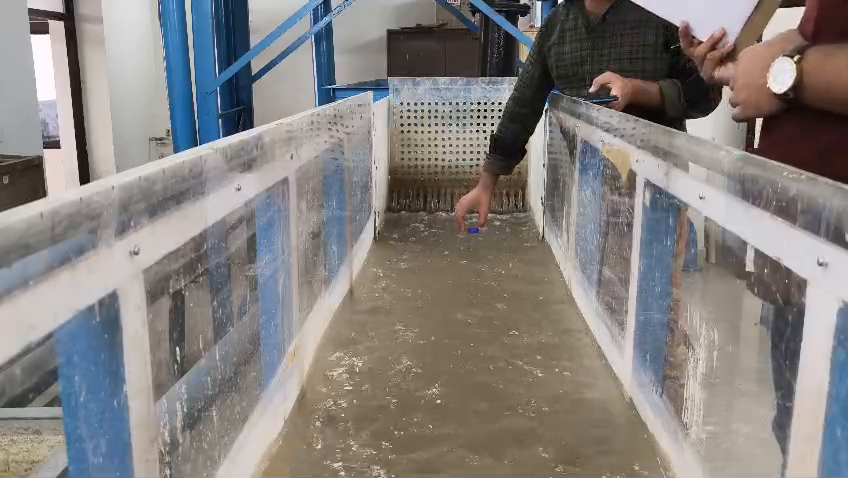
#> input picture frame 61 of data/samples/sample_river_1.mp4, 848 x 478 px
$ python baseline1.py
#> lines starting #> are read from the running program, lines starting #| are printed output that depends on the picture
import cv2
import numpy as np
import matplotlib.pyplot as plt
import pandas as pd

# ==== CONFIG ====
video_path = "data/samples/sample_river_1.mp4"
output_csv = "velocity_output_test.csv"

# Tracking parameters
MIN_POINTS = 15  # Minimum points before re-detection
TRAIL_RESET_FRAMES = 30  # Clear trails every N frames

# ==== CALIBRATED SCALE (from GCP analysis) ====
scale = 0.046455  # m/px (median scale from Ground Control Points)
print(f"Using calibrated scale: {scale:.6f} m/px")
print(f"Ground Sample Distance (GSD): {scale*100:.2f} cm/pixel")
print("="*70)

# === Load video ===
cap = cv2.VideoCapture(video_path)
if not cap.isOpened():
    print("Error: could not open video")
    exit()

fps = cap.get(cv2.CAP_PROP_FPS)
dt = 1.0 / fps if fps > 0 else 1/30.0  # fallback to 30fps

print(f"Video FPS: {fps:.2f}, Frame interval: {dt:.4f}s")
print("="*70)

# --- ShiTomasi corner detection ---
feature_params = dict(
    maxCorners=200,
    qualityLevel=0.3,
    minDistance=7,
    blockSize=7
)

# --- Lucas-Kanade optical flow ---
lk_params = dict(
    winSize=(15, 15),
    maxLevel=2,
    criteria=(cv2.TERM_CRITERIA_EPS | cv2.TERM_CRITERIA_COUNT, 10, 0.03)
)

# Create random colors
color = np.random.randint(0, 255, (200, 3))

# === Read first frame ===
ret, old_frame = cap.read()
#> old_frame is the input picture: shape (478, 848, 3); mean B, G, R 126.7, 129.4, 133.5
if not ret:
    print("Error: could not read first frame")
    exit()

old_gray = cv2.cvtColor(old_frame, cv2.COLOR_BGR2GRAY)
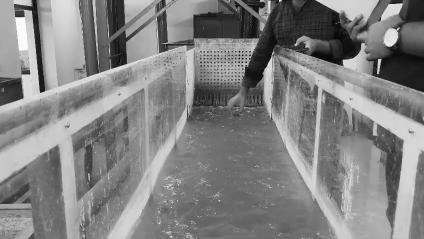
#> old_gray: shape (478, 848) (shown at 1/2 size); min 0, max 255, mean 130.3
p0 = cv2.goodFeaturesToTrack(old_gray, mask=None, **feature_params)
#> p0 = 67 rows, first 8: [759, 120], [82, 183], [480, 125], [538, 2], [500, 112], [493, 125], [59, 146], [483, 112]

# Visualization mask
mask = np.zeros_like(old_frame)

# Store results
results = []
frame_num = 0

print("Processing video... Press 'q' to quit early\n")

while True:
    ret, frame = cap.read()
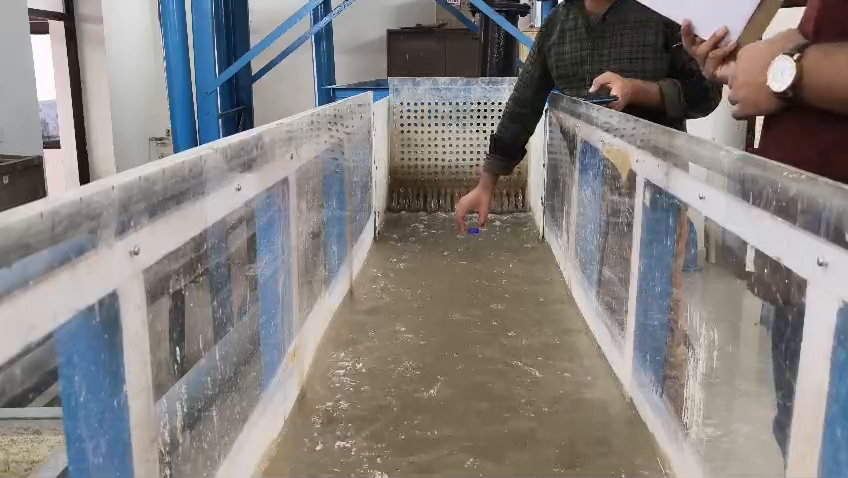
#> input picture frame 62 of data/samples/sample_river_1.mp4, 848 x 478 px
#> frame is the input picture: shape (478, 848, 3); mean B, G, R 126.6, 129.3, 133.4
    if not ret:
        break

    frame_gray = cv2.cvtColor(frame, cv2.COLOR_BGR2GRAY)

    # Initialize velocity values
    vel_klt_px = 0.0
    vel_klt_mps = 0.0
    vel_farneback_px = 0.0
    vel_farneback_mps = 0.0
    num_points = 0

    # --- 1. KLT Optical Flow ---
    if p0 is not None and len(p0) > 0:
        p1, st, err = cv2.calcOpticalFlowPyrLK(old_gray, frame_gray, p0, None, **lk_params)
#> p1 = 67 rows, first 8: [759.6, 118.1], [82, 183], [480, 125], [538, 2], [500, 112], [493, 125], [59, 146], [483, 112]; st = 67 values from 1 to 1; err = 67 values, max 13.96 at index 0, min 0 at index 1, mean 1.05

        if p1 is not None and st is not None:
            good_new = p1[st == 1]
#> good_new = 67 pairs, first value 30 to 804.1, second value 2 to 268
            good_old = p0[st == 1]
#> good_old = 67 pairs, first value 30 to 804, second value 2 to 268
            num_points = len(good_new)
#> num_points = 67

            if num_points > 0:
                # Compute displacement and velocity
                displacements = good_new - good_old
#> displacements = 67 pairs, first value -0.233 to 0.6, second value -2.13 to 0.148
                dists = np.linalg.norm(displacements, axis=1)
#> dists = 67 values, max 2.14 at index 46, min 0 at index 1, mean 0.12
                vel_klt_px = np.mean(dists) / dt  # px/sec
#> vel_klt_px = 7.11
                vel_klt_mps = vel_klt_px * scale  # m/s
#> vel_klt_mps = 0.33

                # Draw tracks
                for i, (new, old) in enumerate(zip(good_new, good_old)):
                    a, b = int(new[0]), int(new[1])
                    c, d = int(old[0]), int(old[1])
                    mask = cv2.line(mask, (a, b), (c, d), color[i % len(color)].tolist(), 2)
                    frame = cv2.circle(frame, (a, b), 5, color[i % len(color)].tolist(), -1)
#> this loop made 67 passes
#> (a, b, c, d) on passes 2, 3, 4, 5, 6, 7, 8, 10: (82, 183, 82, 183), (480, 125, 480, 125), (538, 2, 538, 2), (500, 112, 500, 112), (493, 125, 493, 125), (59, 146, 59, 146), (482, 111, 483, 112), (477, 102, 478, 103)
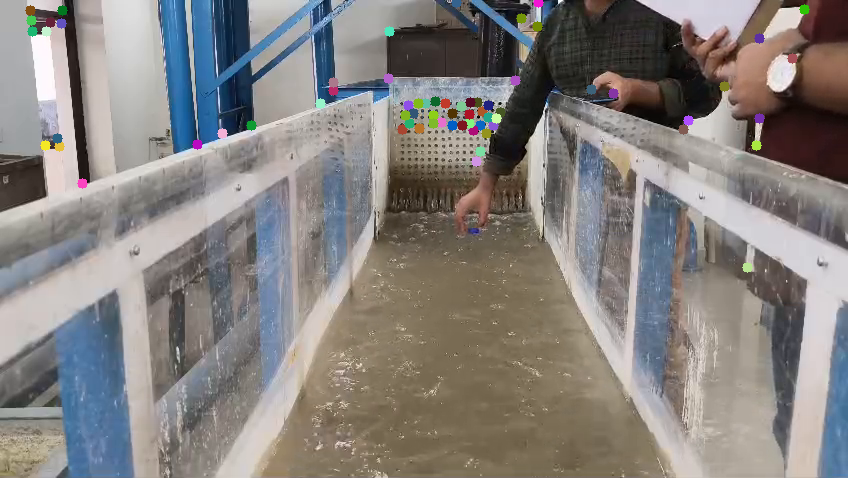
#> frame: shape (478, 848, 3); mean B, G, R 126.4, 129.2, 133.3
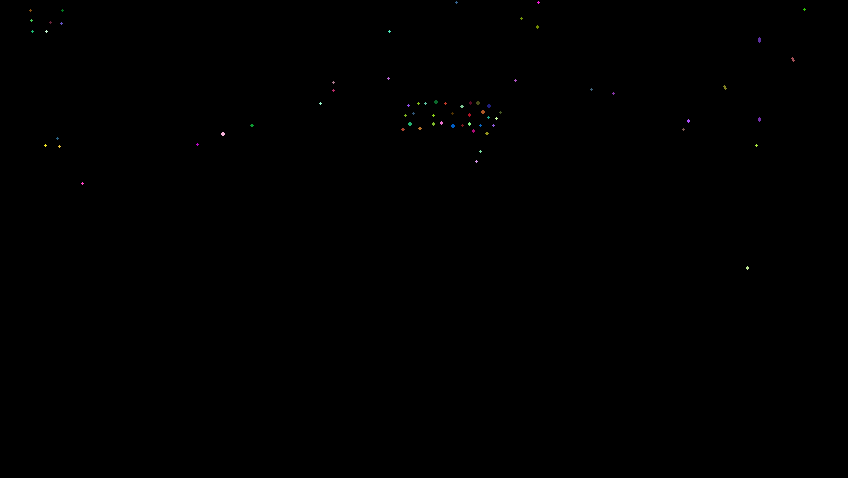
#> mask: shape (478, 848, 3); mean of channels 0, 1, 2 0.1, 0.1, 0.1; drawn as B, G, R

                # Update points
                p0 = good_new.reshape(-1, 1, 2)
#> p0 has the same summary as p1

            # Re-detect if too few points
            if num_points < MIN_POINTS:
                p0 = cv2.goodFeaturesToTrack(frame_gray, mask=None, **feature_params)
                mask = np.zeros_like(old_frame)  # Clear trails
        else:
            p0 = cv2.goodFeaturesToTrack(frame_gray, mask=None, **feature_params)
    else:
        p0 = cv2.goodFeaturesToTrack(frame_gray, mask=None, **feature_params)

    # Periodically clear trails for cleaner visualization
    if frame_num % TRAIL_RESET_FRAMES == 0 and frame_num > 0:
        mask = np.zeros_like(old_frame)

    # Display KLT
    img_klt = cv2.add(frame, mask)
    cv2.putText(img_klt, f"Frame: {frame_num}", (10, 30),
                cv2.FONT_HERSHEY_SIMPLEX, 0.7, (0, 255, 0), 2)
    cv2.putText(img_klt, f"Points: {num_points}", (10, 60),
                cv2.FONT_HERSHEY_SIMPLEX, 0.7, (0, 255, 0), 2)
    cv2.putText(img_klt, f"Vel: {vel_klt_mps:.3f} m/s", (10, 90),
                cv2.FONT_HERSHEY_SIMPLEX, 0.7, (0, 255, 0), 2)
    cv2.imshow("KLT Optical Flow", img_klt)

    # --- 2. Farneback Dense Optical Flow ---
    flow = cv2.calcOpticalFlowFarneback(
        old_gray, frame_gray, None,
        pyr_scale=0.5, levels=3, winsize=15,
        iterations=3, poly_n=5, poly_sigma=1.2, flags=0
    )

    mag, ang = cv2.cartToPolar(flow[..., 0], flow[..., 1])
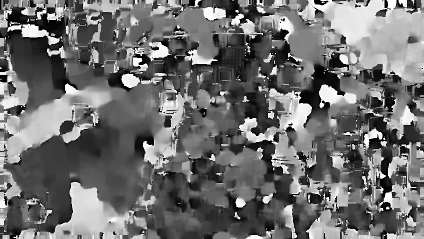
#> ang: shape (478, 848) float32 (shown at 1/2 size); min 0, max 6.28, mean 2.75; drawn with min black and max white
    vel_farneback_px = np.mean(mag) / dt  # px/sec
#> vel_farneback_px = 18.4
    vel_farneback_mps = vel_farneback_px * scale  # m/s
#> vel_farneback_mps = 0.855

    # Visualize Farneback
    hsv = np.zeros_like(frame)
    hsv[..., 1] = 255
    hsv[..., 0] = ang * 180 / np.pi / 2
    hsv[..., 2] = cv2.normalize(mag, None, 0, 255, cv2.NORM_MINMAX)
    rgb = cv2.cvtColor(hsv, cv2.COLOR_HSV2BGR)

    cv2.putText(rgb, f"Frame: {frame_num}", (10, 30),
                cv2.FONT_HERSHEY_SIMPLEX, 0.7, (0, 255, 0), 2)
    cv2.putText(rgb, f"Vel: {vel_farneback_mps:.3f} m/s", (10, 60),
                cv2.FONT_HERSHEY_SIMPLEX, 0.7, (0, 255, 0), 2)
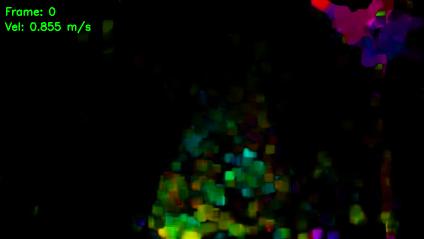
#> rgb: shape (478, 848, 3) (shown at 1/2 size); mean B, G, R 4.1, 8.4, 6.1
    cv2.imshow("Farneback Optical Flow", rgb)

    # Store results
    results.append({
        "frame": frame_num,
        "time_s": frame_num / fps,
        "velocity_klt_px_per_s": vel_klt_px,
        "velocity_klt_m_per_s": vel_klt_mps,
        "velocity_farneback_px_per_s": vel_farneback_px,
        "velocity_farneback_m_per_s": vel_farneback_mps,
        "num_klt_points": num_points
    })

    # Update for next iteration
    old_gray = frame_gray.copy()
    frame_num += 1

    # Progress indicator
    if frame_num % 50 == 0:
        print(f"  Processed {frame_num} frames...")

    # Exit key
    if cv2.waitKey(1) & 0xFF == ord('q'):
#> (key q is pressed here)
        print("\nInterrupted by user")
        break

cap.release()
cv2.destroyAllWindows()

print(f"\nProcessed {frame_num} frames")

# === Save results ===
df = pd.DataFrame(results)
#> df = table of 1 rows and 7 columns
df.to_csv(output_csv, index=False)
print(f"✓ Saved results to {output_csv}")

# === Statistics ===
print("\n" + "="*70)
print("VELOCITY STATISTICS (Pixels/sec)")
print("="*70)
print(f"KLT Optical Flow:")
print(f"  Mean:   {df['velocity_klt_px_per_s'].mean():>8.2f} px/s")
#|   Mean:       7.11 px/s
print(f"  Median: {df['velocity_klt_px_per_s'].median():>8.2f} px/s")
#|   Median:     7.11 px/s
print(f"  Std:    {df['velocity_klt_px_per_s'].std():>8.2f} px/s")
#|   Std:         nan px/s
print(f"  Min:    {df['velocity_klt_px_per_s'].min():>8.2f} px/s")
#|   Min:        7.11 px/s
print(f"  Max:    {df['velocity_klt_px_per_s'].max():>8.2f} px/s")
#|   Max:        7.11 px/s

print(f"\nFarneback Optical Flow:")
print(f"  Mean:   {df['velocity_farneback_px_per_s'].mean():>8.2f} px/s")
#|   Mean:      18.40 px/s
print(f"  Median: {df['velocity_farneback_px_per_s'].median():>8.2f} px/s")
#|   Median:    18.40 px/s
print(f"  Std:    {df['velocity_farneback_px_per_s'].std():>8.2f} px/s")
#|   Std:         nan px/s
print(f"  Min:    {df['velocity_farneback_px_per_s'].min():>8.2f} px/s")
#|   Min:       18.40 px/s
print(f"  Max:    {df['velocity_farneback_px_per_s'].max():>8.2f} px/s")
#|   Max:       18.40 px/s

print("\n" + "="*70)
print("VELOCITY STATISTICS (Meters/sec) - CALIBRATED")
print("="*70)
print(f"KLT Optical Flow:")
print(f"  Mean:   {df['velocity_klt_m_per_s'].mean():>8.4f} m/s")
#|   Mean:     0.3303 m/s
print(f"  Median: {df['velocity_klt_m_per_s'].median():>8.4f} m/s")
#|   Median:   0.3303 m/s
print(f"  Std:    {df['velocity_klt_m_per_s'].std():>8.4f} m/s")
#|   Std:         nan m/s
print(f"  Min:    {df['velocity_klt_m_per_s'].min():>8.4f} m/s")
#|   Min:      0.3303 m/s
print(f"  Max:    {df['velocity_klt_m_per_s'].max():>8.4f} m/s")
#|   Max:      0.3303 m/s

print(f"\nFarneback Optical Flow:")
print(f"  Mean:   {df['velocity_farneback_m_per_s'].mean():>8.4f} m/s")
#|   Mean:     0.8549 m/s
print(f"  Median: {df['velocity_farneback_m_per_s'].median():>8.4f} m/s")
#|   Median:   0.8549 m/s
print(f"  Std:    {df['velocity_farneback_m_per_s'].std():>8.4f} m/s")
#|   Std:         nan m/s
print(f"  Min:    {df['velocity_farneback_m_per_s'].min():>8.4f} m/s")
#|   Min:      0.8549 m/s
print(f"  Max:    {df['velocity_farneback_m_per_s'].max():>8.4f} m/s")
#|   Max:      0.8549 m/s

print(f"\nTracking Statistics:")
print(f"  Avg tracked points: {df['num_klt_points'].mean():.1f}")
#|   Avg tracked points: 67.0
print(f"  Min tracked points: {df['num_klt_points'].min()}")
#|   Min tracked points: 67
print(f"  Max tracked points: {df['num_klt_points'].max()}")
#|   Max tracked points: 67

print("="*70)

# === Plot ===
fig, (ax1, ax2) = plt.subplots(2, 1, figsize=(14, 9), sharex=True)

# Velocity comparison (m/s)
ax1.plot(df["frame"], df["velocity_klt_m_per_s"], label="KLT", alpha=0.7, linewidth=1.5, color='blue')
ax1.plot(df["frame"], df["velocity_farneback_m_per_s"], label="Farneback", alpha=0.7, linewidth=1.5, color='red')
ax1.axhline(y=df["velocity_klt_m_per_s"].mean(), color='blue', linestyle='--', alpha=0.5, label=f'KLT Mean: {df["velocity_klt_m_per_s"].mean():.3f} m/s')
ax1.axhline(y=df["velocity_farneback_m_per_s"].mean(), color='red', linestyle='--', alpha=0.5, label=f'Farneback Mean: {df["velocity_farneback_m_per_s"].mean():.3f} m/s')
ax1.set_ylabel("Velocity (m/s)", fontsize=11)
ax1.legend(loc='best', fontsize=9)
ax1.grid(True, alpha=0.3)
ax1.set_title(f"Surface Velocity - Optical Flow Comparison (Scale: {scale:.6f} m/px)", fontsize=12, fontweight='bold')

# Number of tracked points
ax2.plot(df["frame"], df["num_klt_points"], color='green', linewidth=1.5)
ax2.axhline(y=df["num_klt_points"].mean(), color='green', linestyle='--', alpha=0.5, label=f'Mean: {df["num_klt_points"].mean():.1f}')
ax2.set_xlabel("Frame Number", fontsize=11)
ax2.set_ylabel("KLT Points Tracked", fontsize=11)
ax2.legend(loc='best', fontsize=9)
ax2.grid(True, alpha=0.3)
ax2.set_title("Number of Tracked Feature Points", fontsize=12, fontweight='bold')

plt.tight_layout()
plt.savefig("velocity_analysis.png", dpi=150, bbox_inches='tight')
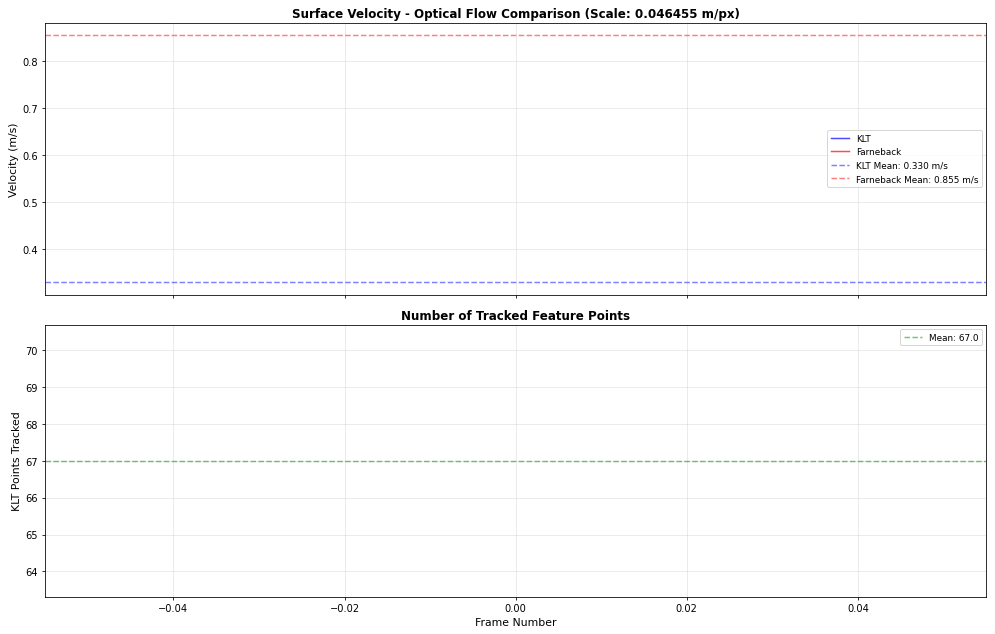
#> figure drawn by matplotlib, 2 panels
print(f"\n✓ Saved plot to velocity_analysis.png")
plt.show()

print("\nAnalysis complete!")

$ run again, starting later in the video
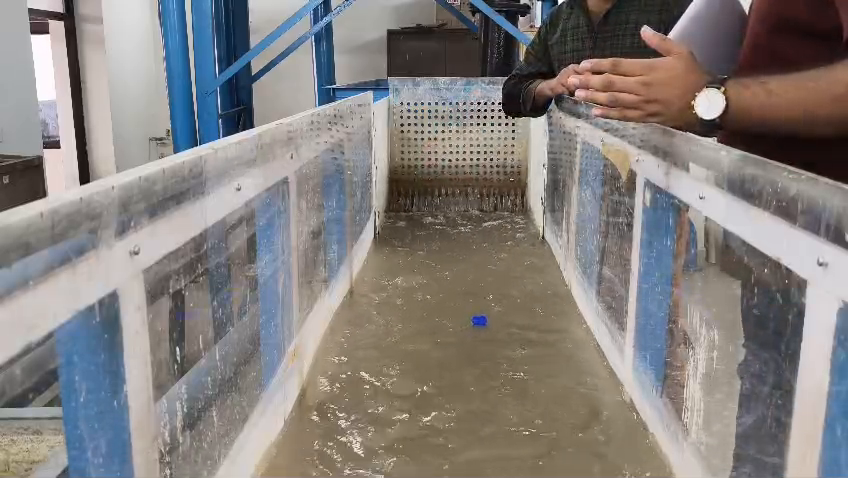
#> input picture frame 278 of data/samples/sample_river_1.mp4, 848 x 478 px
#> old_frame is the input picture: shape (478, 848, 3); mean B, G, R 125.5, 127.9, 132.5
#> `p0 = cv2.goodFeaturesToTrack(old_gray, mask=None, **feature_params)`: p0 = 80 rows, first 8: [500, 105], [82, 182], [58, 146], [480, 102], [521, 18], [482, 125], [539, 2], [483, 112]
#> p1 = 80 rows, first 8: [500, 105], [82, 182], [58, 146], [480, 102], [521, 18], [482.1, 125], [539, 2], [483, 112]; st = 80 values from 1 to 1; err = 80 values, max 5.28 at index 31, min 0 at index 1, mean 0.426
#> good_new = 80 pairs, first value 30 to 720, second value 2 to 182
#> good_old has the same summary as good_new
#> num_points = 80
#> displacements = 80 pairs, first value -0.0349 to 0.0695, second value -0.0517 to 0.16
#> dists = 80 values, max 0.162 at index 31, min 0 at index 1, mean 0.00961
#> vel_klt_px = 0.567
#> vel_klt_mps = 0.0263
#> the loop `for i, (new, old) in enumerate(zip(good_new, good_old)):` made 80 passes
#> (a, b, c, d) on passes 1, 2, 3, 4, 5, 7, 8, 9: (500, 104, 500, 105), (82, 182, 82, 182), (57, 145, 58, 146), (480, 102, 480, 102), (521, 18, 521, 18), (539, 2, 539, 2), (482, 112, 483, 112), (61, 23, 61, 23)
#> after the loop `for i, (new, old) in enumerate(zip(good_new, good_old)):`:
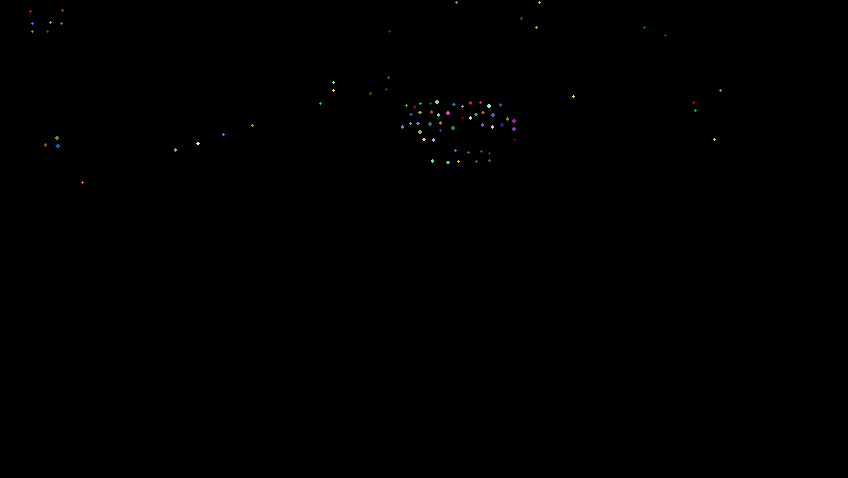
#> mask: shape (478, 848, 3); mean of channels 0, 1, 2 0.2, 0.2, 0.2; drawn as B, G, R
#> `p0 = good_new.reshape(-1, 1, 2)`: p0 has the same summary as p1
#> vel_farneback_px = 12.27
#> vel_farneback_mps = 0.57
#> df = table of 1 rows and 7 columns
#|   Mean:       0.57 px/s
#|   Median:     0.57 px/s
#|   Std:         nan px/s
#|   Min:        0.57 px/s
#|   Max:        0.57 px/s
#|   Mean:      12.27 px/s
#|   Median:    12.27 px/s
#|   Std:         nan px/s
#|   Min:       12.27 px/s
#|   Max:       12.27 px/s
#|   Mean:     0.0263 m/s
#|   Median:   0.0263 m/s
#|   Std:         nan m/s
#|   Min:      0.0263 m/s
#|   Max:      0.0263 m/s
#|   Mean:     0.5701 m/s
#|   Median:   0.5701 m/s
#|   Std:         nan m/s
#|   Min:      0.5701 m/s
#|   Max:      0.5701 m/s
#|   Avg tracked points: 80.0
#|   Min tracked points: 80
#|   Max tracked points: 80
#> `plt.savefig("velocity_analysis.png", dpi=150, bbox_inches='tight')`:
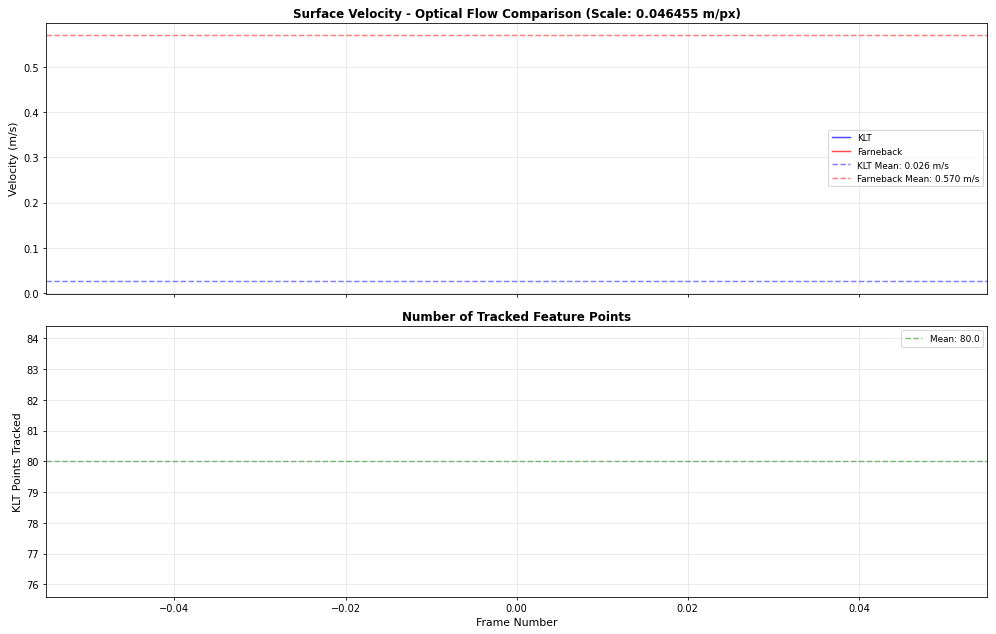
#> figure drawn by matplotlib, 2 panels
